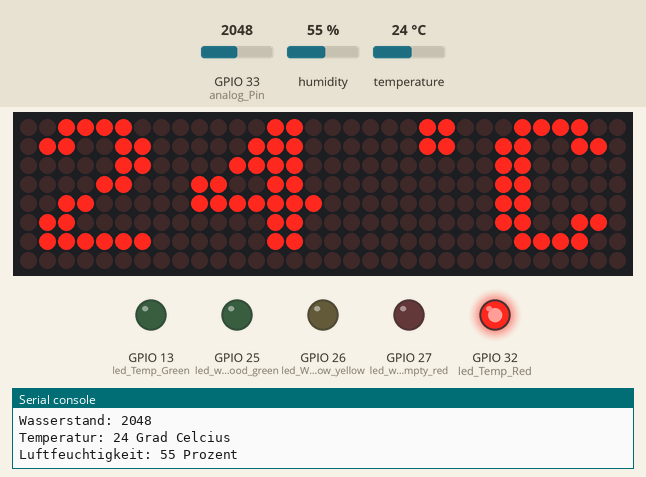
Recording of a program running on a simulated ESP32 board running MicroPython. Shown: 32×8 LED matrix, output pins drawn as LEDs (lit = HIGH), the last lines printed to the serial console. Inputs (shaded band) come from the test bench; at power-on: GPIO 33 (analog_Pin) = 2048, humidity 55 %, temperature 24 °C (analog values on the 0–4095 scale). WiFi joins after 1.5 s; no MQTT or app messages arrive unless stated; library files of the repository ran but are not shown: max7219.py; pins used as bus, display or sensor lines are not drawn.

Above: at 3.7 s.
3.8 s: GPIO 33 (analog_Pin) set to 726
16.8 s: GPIO 33 (analog_Pin) set to 658
At 28.2 s:
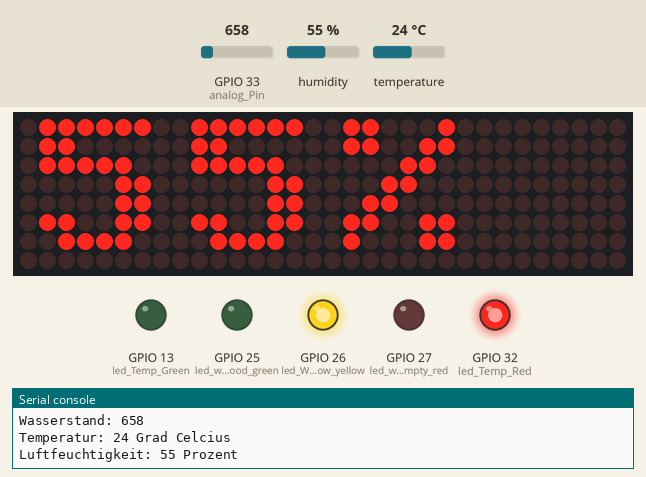
28.7 s: GPIO 33 (analog_Pin) set to 30
At 30.04 s:
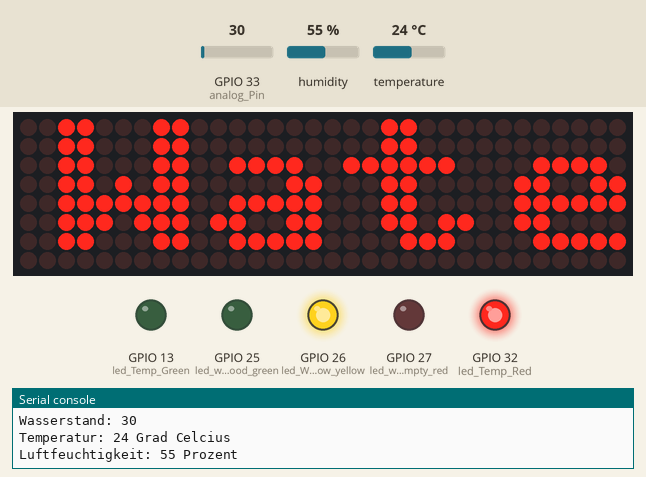
32.1 s: GPIO 33 (analog_Pin) set to 740
At 35.8 s:
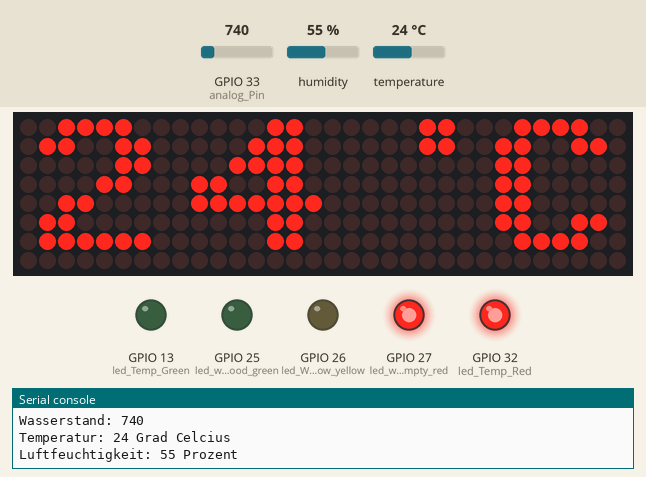
43.3 s: humidity set to 22 %
At 51.3 s:
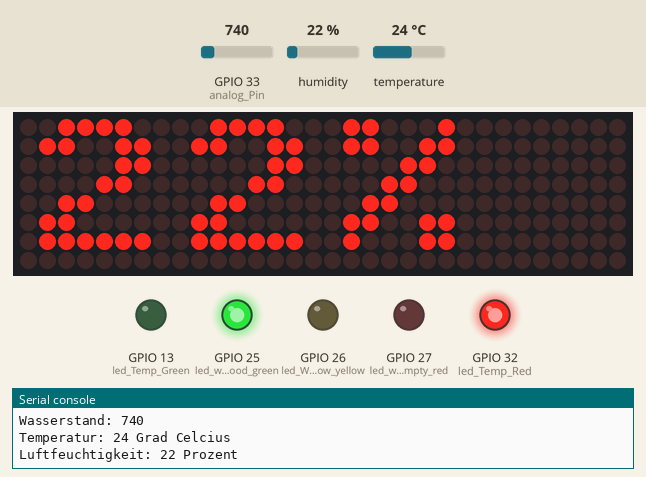
56.3 s: temperature set to 12 °C
At 62.3 s:
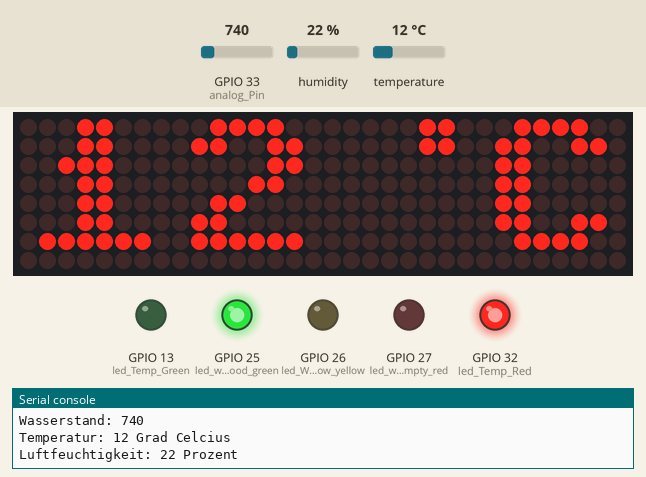
Timing chart, 0 to 63.8 s (numbered marks = the images above; inputs shaded):
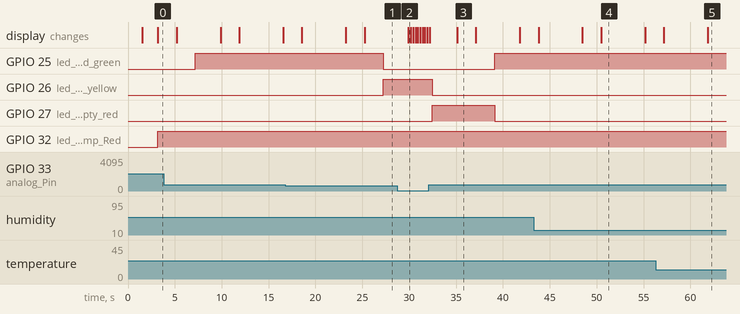

Measured:
- the behaviour switches between 700 and 699 on GPIO 33 (analog_Pin) (found by bisection; images 0 and 1)
- after the input at 16.8 s, GPIO 25 (led_water_good_green): HIGH → LOW after 10.4 s; GPIO 26 (led_Water_low_yellow): LOW → HIGH after 10.4 s
- after the input at 28.7 s, the display: changes after 1.2 s (image 2)
- after the input at 32.1 s, GPIO 25 (led_water_good_green): LOW → HIGH after 7.0 s
- after the input at 43.3 s, the display: first differs from a run without the input after 7.2 s (image 4)
- after the input at 56.3 s, the display: first differs from a run without the input after 5.6 s (image 5)
- what the display in image 3 shows lasts 2.0 s, from 35.1 s to 37.1 s

The program:

Tropenhaus.py
```python
#--------------------------------------------------------------------------------------------------#
# Sensordatenüberwachung "Oldenburg Animals, Tropenhaus, Schmetterlingshaus"
# Sven Wille, ETS2021, Version 2.2 vom 18.06.2022

# Folgende Informationen stehen in der README:  Verweis zur Projektdokumentation
#                                               Hyperlinks zu den Bibliotheken

# Die Temperatur soll über 25°C und unter 30°C betragen.
# Die Luftfeuchtigkeit soll Über 70% und unter 90% liegen.
# Der ESP32 soll sich automatisch mit den eingestellten WLAN SSID verbinden
# Der Wasserstand soll über dem Analogwert 500 liegen
# Die Messwerte der Sensoren sollen über das JSON Datenformat und über das Mqtt-Protokoll
# an den Broker Mosquitto und Node-RED als Ganzzahl gesendet werden.

# Hardware: HTU2X --> I2C  STL = Pin 22, SDA = Pin 21  Temperatur und Luftfeuchtigkeit
#           Matrix max7219 --> SPI  sck = Pin 15, mosi = Pin 2, cs = Pin 17 / 4x8x8 Matrix
#           SE045 Wasserstandsensor --> ADC (analog)

# Bibliotheken: HTU2X.py, max7219.py
#--------------------------------------------------------------------------------------------------#

#----------------------------------Initalisierung--------------------------------------------------#

from machine import Pin, SPI, SoftI2C, ADC      # Pin (LEDs), SPI (LED Matrix), SoftI2C (HTU2X), ADC(analog Pin)
import max7219                                  # LED Matrix importieren
import network                                  # Netzwerkanbindung
from umqtt.simple import MQTTClient             # MQTT Protokoll (Datenformatübertragung)
from HTU2X import HTU21D                        # HTU21D (Tem, Luftfeuchte)
from time import sleep                          # Sleep aus Bibliothek time
import json                                     # Datenformat Json importieren

#----------------------------------Netzwerkverbindung & MQTT---------------------------------------#

MQTT_SERVER= "192.168.178.34"
CLIENT_ID= "Wille"
MQTT_TOPIC = "Tropenhaus/Sensordaten"

SSID = "FRITZ!Box 7590 JI"
PASSWORT ="170911200695071094"
#SSID = "BZTG-IoT"
#PASSWORT= "WerderBremen24"

wlan = network.WLAN(network.STA_IF)     # Objekt wlan als interface
wlan.active(True)                       # System einschalten
if not wlan.isconnected():
    wlan.connect(SSID, PASSWORT)        # wlan verbinden, wenn nicht verbunden
    while not wlan.isconnected():       #solange nicht verbunden ist mache nichts
        pass
    print("Netzwerkkonfiguration: ", wlan.ifconfig()) # Ausgabe Netzwerkkonfiguration

#---------------------------Initalisierung Hardware----------------------------------------------#
# Analog-Pin für Füllstandsensor
analog_Pin = ADC(Pin(33))           # Analog Pin 33
analog_Pin.atten(ADC.ATTN_11DB)     # 3.3V Spannungsbereich

# Temperatur und Luftfeuchtigkeitssensor
htux_sensor = HTU21D(22,21)

# LEDs für Grenzwertüberwachung
led_Temp_Green = Pin(13,Pin.OUT)
led_Temp_Red = Pin(32,Pin.OUT)
led_water_empty_red = Pin(27,Pin.OUT)
led_Water_low_yellow = Pin(26,Pin.OUT)
led_water_good_green = Pin(25,Pin.OUT)

# Led-Matrix 4 mal 8x8 Display
spi = SPI(1, baudrate = 1000000, polarity = 1, phase = 0, sck = Pin(15), mosi = Pin(2))  # mosi = DIN; sck = CLK
ss = Pin(17, Pin.OUT)                                                                    # ss = cs
matrix = max7219.Matrix8x8(spi, ss, 4)
matrix.brightness(2)

#------------------- Funktion: Wasserstand zu niedrig---------------------------------------------------#
def alarm():
    for i in range (-1,9):                      # Schleifenausgabe Water!
        matrix.fill(0)                          # Display Ausgabe löschen
        matrix.text("Water!",-i,0,1)            # Ausgabe String, rechts, höhe
        matrix.show()                           # Text Anzeigen
        sleep(0.25)                             # Schlafen 0,25s und dann neu

#-------------- Funktion: Ausgabe der Temperatur & Luftfeuchtigkeit auf der Matrix ---------------------#
def ausgabe_Anzeige_Temp_Luft():
    matrix.fill(0)
    matrix.text((ausgabe_temperatur+" C"),0,0,1)
    matrix.fill_rect(21,0,2,2,1)
    matrix.show()
    sleep(2)
    matrix.fill(0)
    matrix.text((ausgabe_luftfeuchte+"%"),0,0,1)
    matrix.show()
    sleep(2)

#-------- Funktion: Entsprechende LED's für Grenzwerte Temperatur & Luftfeuchtigkeit ------------------#
def grenzwerte_Temp_Luft():
    if temperatur < 25 or temperatur > 30 or luftfeuchte < 70 or luftfeuchte >90:
        led_Temp_Red.value(1)
        led_Temp_Green.value(0)
    else:
        led_Temp_Red.value(0)
        led_Temp_Green.value(1)

#---- Funktion: Definition des Wasserstandes (LEDs ansprechen und entsprechende Funktion ausühren) ----#
def wasserstand():
    if water_value < 500:
        alarm()                                        # Funktion Alarm auf Matrix ausführen
        led_water_empty_red.value(1)
        led_water_good_green.value(0)
        led_Water_low_yellow.value(0)
    else:
        ausgabe_Anzeige_Temp_Luft()                    # Funktion Temp & Luftfeuchte auf Matrix ausführen
        if water_value > 500 and water_value < 700:
            led_water_empty_red.value(0)
            led_water_good_green.value(0)
            led_Water_low_yellow.value(1)
        else:
            led_water_empty_red.value(0)
            led_water_good_green.value(1)
            led_Water_low_yellow.value(0)

# -------------------------------- Dauerschleife ------------------------------------------------------ #
while True:

    mqttwille = MQTTClient(CLIENT_ID, MQTT_SERVER)      # Objekt aus MQTT ID und IP Adresse Broker
    mqttwille.connect()                                 # MQTT Wille verbinden

    messwerte_temp = []                                 # Liste für Temperaturmesswerte instanzieren
    messwerte_luftfeuchte = []                          # Liste für Luftfeuchtigkeitsmesswerte instanzieren

    for i in range (0,15):                              # 15 Messwerte jeweils in die entsprechende Liste schreiben
        temperatur = round(htux_sensor.temperature)
        luftfeuchte = round(htux_sensor.humidity)
        messwerte_temp.append(temperatur)
        messwerte_luftfeuchte.append(luftfeuchte)

    messwerte_temp.sort()                               # sortieren der Messwerte
    messwerte_luftfeuchte.sort()
    del messwerte_temp[0]                               # ersten Listeneintrag löschen
    del messwerte_luftfeuchte[0]
    messwerte_temp.pop()                                # letzten Listeneintrag löschen
    messwerte_luftfeuchte.pop()

# Durchschnitswerte berechen und in Ausgabe schreiben
    messwerte_Durchschnitt_Temp = round(sum(messwerte_temp)/ len(messwerte_temp))
    messwerte_Durchschnitt_Luftfeuchte = round(sum(messwerte_luftfeuchte)/len(messwerte_luftfeuchte))
    ausgabe_temperatur = str(messwerte_Durchschnitt_Temp)
    ausgabe_luftfeuchte = str(messwerte_Durchschnitt_Luftfeuchte)

    del messwerte_temp[:]           # löschen der Listen
    del messwerte_luftfeuchte[:]

    grenzwerte_Temp_Luft()          # Funktion LED Grenzwerte Temp & Luftfeuchte ausführen

    water_value = analog_Pin.read()         # Analogwert für Wasserstand auslesen
    ausgabe_fuellstand = str(water_value)

    # Ausgabe der Messwerte auf dem Terminal
    print("Wasserstand: {0}" .format(water_value))
    print("Temperatur: {0} Grad Celcius" .format(messwerte_Durchschnitt_Temp))
    print("Luftfeuchtigkeit: {0} Prozent" .format(messwerte_Durchschnitt_Luftfeuchte))

    wasserstand()                   # Funktion Wasserstand ausführen

#-----------------------------------------JSON Datenformat---------------------------------------------#
    daten_Sensorwerte = {
        "Daten" :[
            {
                "Temperatur": ausgabe_temperatur,
                "Luftfeuchte": ausgabe_luftfeuchte,
                "Fuellstand": ausgabe_fuellstand
            }
        ]
    }

#----------------- Publishen der Messwerte zum Broker Moaquitto -> NodeRED ----------------------------#
    mqttwille.publish(MQTT_TOPIC,json.dumps(daten_Sensorwerte))

    sleep(1)
    mqttwille.disconnect()
```

HTU2X.py
```python
from machine import SoftI2C, Pin
import time

class HTU21D(object):
    ADDRESS = 0x40
    ISSUE_TEMP_ADDRESS = 0xE3
    ISSUE_HU_ADDRESS = 0xE5

    def __init__(self, scl, sda):
        """Initiate the HUT21D
        Args:
            scl (int): Pin id where the sdl pin is connected to
            sda (int): Pin id where the sda pin is connected to
        """
        self.i2c = SoftI2C(scl=Pin(scl), sda=Pin(sda), freq=100000)


    def _crc_check(self, value):
        """CRC check data
        Notes:
            stolen from https://github.com/sparkfun/HTU21D_Breakout

        Args:
            value (bytearray): data to be checked for validity
        Returns:
            True if valid, False otherwise
        """
        remainder = ((value[0] << 8) + value[1]) << 8
        remainder |= value[2]
        divsor = 0x988000

        for i in range(0, 16):
            if remainder & 1 << (23 - i):
                remainder ^= divsor
            divsor >>= 1

        if remainder == 0:
            return True
        else:
            return False

    def _issue_measurement(self, write_address):
        """Issue a measurement.
        Args:
            write_address (int): address to write to
        :return:
        """
        self.i2c.start()
        self.i2c.writeto_mem(int(self.ADDRESS), int(write_address), '')
        self.i2c.stop()
        time.sleep_ms(50)
        data = bytearray(3)
        self.i2c.readfrom_into(self.ADDRESS, data)
        if not self._crc_check(data):
            raise ValueError()
        raw = (data[0] << 8) + data[1]
        raw &= 0xFFFC
        return raw

    @property
    def temperature(self):
        """Calculate temperature"""
        raw = self._issue_measurement(self.ISSUE_TEMP_ADDRESS)
        return -46.85 + (175.72 * raw / 65536)

    @property
    def humidity(self):
        """Calculate humidity"""
        raw =  self._issue_measurement(self.ISSUE_HU_ADDRESS)
        return -6 + (125.0 * raw / 65536)

    def test(self):
        print("estoy dentro")
```
